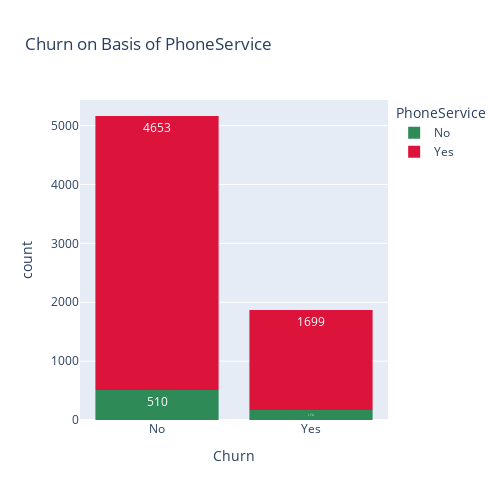

This figure's notebook cell:
### Markdown cell above
* Customers who are not Dependents are more likely to churn .
* But Dependenst are very less percent likely to churn.

### Code cell
fig=px.histogram(df,x="Churn" , color="PhoneService" ,text_auto=True,
                  color_discrete_map={"Yes": 'crimson' ,"No" : 'seagreen'},
                  title="Churn on Basis of PhoneService")

fig.update_layout(
    height=500,
    width=500,

    legend_title_text="PhoneService"
)
fig.show()

### Figure 1 — Plotly figure (JSON) as saved in the notebook; plotly's stock layout.template omitted (floating-point values rounded to 4 significant figures; data arrays with more than 128 entries replaced by an {"elided": "..."} marker saying what was removed)
{"data": [{"alignmentgroup": "True", "bingroup": "x", "hovertemplate": "PhoneService=No<br>Churn=%{x}<br>count=%{y}<extra></extra>", "legendgroup": "No", "marker": {"color": "seagreen", "pattern": {"shape": ""}}, "name": "No", "offsetgroup": "No", "orientation": "v", "showlegend": true, "texttemplate": "%{value}", "type": "histogram", "x": {"elided": "680 str values"}, "xaxis": "x", "yaxis": "y"}, {"alignmentgroup": "True", "bingroup": "x", "hovertemplate": "PhoneService=Yes<br>Churn=%{x}<br>count=%{y}<extra></extra>", "legendgroup": "Yes", "marker": {"color": "crimson", "pattern": {"shape": ""}}, "name": "Yes", "offsetgroup": "Yes", "orientation": "v", "showlegend": true, "texttemplate": "%{value}", "type": "histogram", "x": {"elided": "6352 str values"}, "xaxis": "x", "yaxis": "y"}], "layout": {"barmode": "relative", "height": 500, "legend": {"title": {"text": "PhoneService"}, "tracegroupgap": 0}, "title": {"text": "Churn on Basis of PhoneService"}, "width": 500, "xaxis": {"anchor": "y", "domain": [0, 1], "title": {"text": "Churn"}}, "yaxis": {"anchor": "x", "domain": [0, 1], "title": {"text": "count"}}}}
